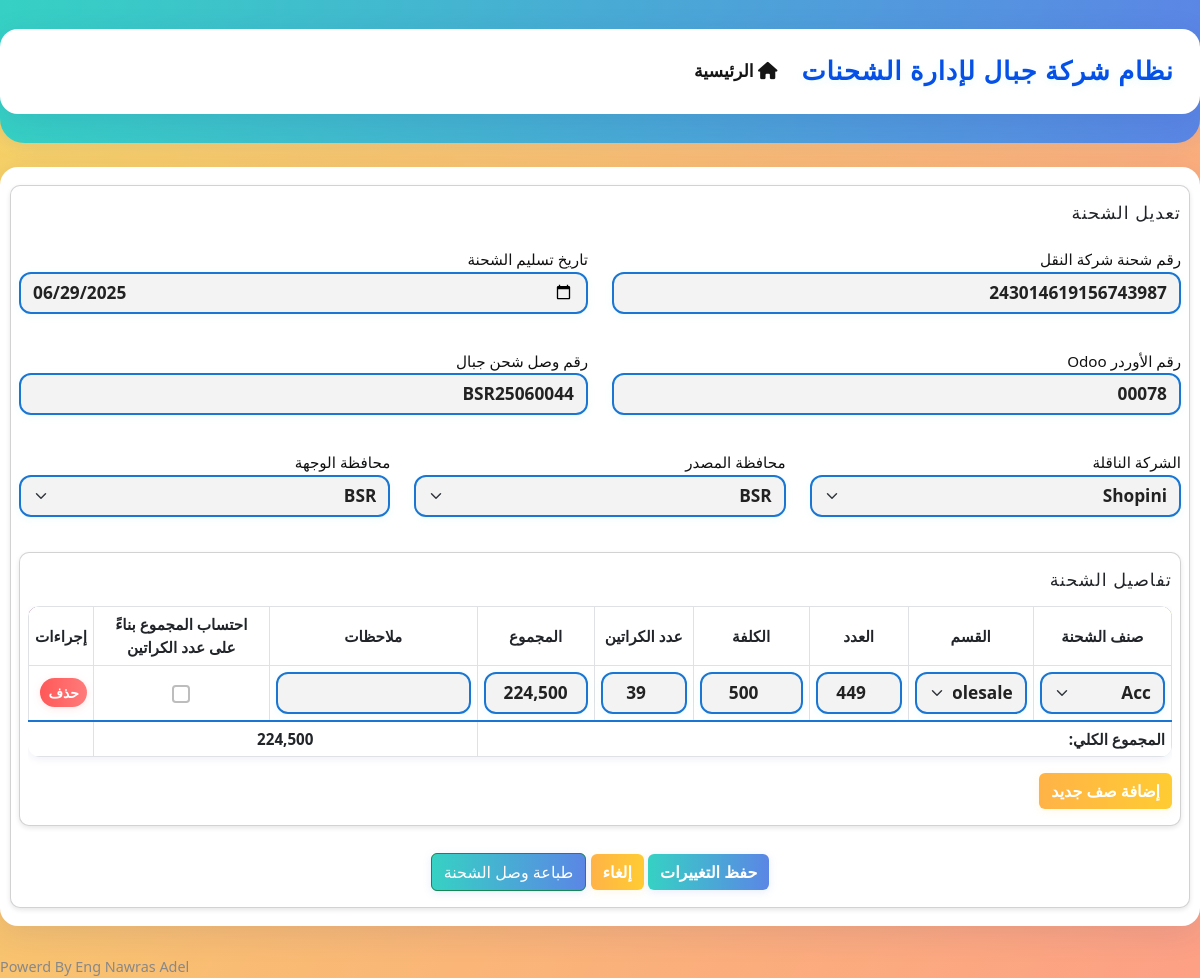
/shipment/96/edit, run on the app's committed database.
### tables this page shows
CREATE TABLE "shipment" (
                id INTEGER PRIMARY KEY AUTOINCREMENT,
                shopiny_number TEXT UNIQUE NOT NULL,
                receipt_number TEXT UNIQUE,
                order_number TEXT,
                delivery_date DATETIME,
                from_governorate TEXT NOT NULL,
                to_governorate TEXT NOT NULL,
                carrier_company TEXT,
                notes TEXT,
                created_at DATETIME DEFAULT CURRENT_TIMESTAMP
            );

CREATE TABLE carrier_company (
                id INTEGER PRIMARY KEY AUTOINCREMENT,
                name TEXT NOT NULL
            );

CREATE TABLE governorate (
                id INTEGER PRIMARY KEY AUTOINCREMENT,
                name TEXT NOT NULL
            );

CREATE TABLE shipment_item (
                id INTEGER PRIMARY KEY AUTOINCREMENT,
                shipment_id INTEGER NOT NULL,
                shipment_type_id INTEGER NOT NULL,
                department_id INTEGER NOT NULL,
                quantity INTEGER NOT NULL,
                cost INTEGER NOT NULL,
                boxes_count INTEGER NOT NULL,
                total INTEGER NOT NULL,
                notes TEXT, use_boxes INTEGER DEFAULT 0,
                FOREIGN KEY (shipment_id) REFERENCES shipment (id) ON DELETE CASCADE,
                FOREIGN KEY (shipment_type_id) REFERENCES shipment_type (id),
                FOREIGN KEY (department_id) REFERENCES department (id)
            );

CREATE TABLE shipment_type (
                id INTEGER PRIMARY KEY AUTOINCREMENT,
                name TEXT NOT NULL
            );

CREATE TABLE department (
                id INTEGER PRIMARY KEY AUTOINCREMENT,
                name TEXT NOT NULL
            );

### app.py (the view, shortened to what this page needs)
@app.route('/shipment/<int:id>/edit', methods=['GET', 'POST'])
def edit_shipment(id):
    with get_db() as db:
        shipment_row = db.execute('''
            SELECT *, datetime(delivery_date) as delivery_date
            FROM shipment
            WHERE id = ?
        ''', [id]).fetchone()
        shipment = dict(shipment_row)
        try:
            if shipment['delivery_date']:
                shipment['delivery_date'] = datetime.strptime(shipment['delivery_date'], '%Y-%m-%d %H:%M:%S')
        except (ValueError, TypeError):
            shipment['delivery_date'] = None
        items = db.execute('''
            SELECT si.*, st.name as type_name, d.name as dept_name
            FROM shipment_item si
            JOIN shipment_type st ON si.shipment_type_id = st.id
            JOIN department d ON si.department_id = d.id
            WHERE si.shipment_id = ?
        ''', [id]).fetchall()
        departments = db.execute('SELECT * FROM department').fetchall()
        carrier_companies = db.execute('SELECT * FROM carrier_company').fetchall()
        shipment_types = db.execute('SELECT * FROM shipment_type').fetchall()
        governorates = db.execute('SELECT * FROM governorate').fetchall()
    return render_template('edit_shipment.html',
                         shipment=shipment,
                         items=items,
                         departments=departments,
                         carrier_companies=carrier_companies,
                         shipment_types=shipment_types,
                         governorates=governorates,
                         form=request.form if request.method == 'POST' else None)

### templates/edit_shipment.html (shortened to what this page needs)
{% extends "base.html" %}
{% block content %}
<div class="card">
    <div class="card-body">
        <h2 class="card-title mb-4">تعديل الشحنة</h2>
        <form method="POST" id="shipmentForm">
            <div class="row mb-3">
                <div class="col-md-6">
                    <div class="mb-3">
                        <label for="shopiny_number" class="form-label">رقم شحنة شركة النقل</label>
                        <input type="text" class="form-control {% if missing and 'shopiny_number' in missing %}is-invalid{% endif %}" id="shopiny_number" name="shopiny_number" value="{{ (form.shopiny_number if form and form.shopiny_number is not none else shipment.shopiny_number) }}" required>
                    </div>
                </div>
                <div class="col-md-6">
                    <div class="mb-3">
                        <label for="delivery_date" class="form-label">تاريخ تسليم الشحنة</label>
                        <input type="date" class="form-control {% if missing and 'delivery_date' in missing %}is-invalid{% endif %}" id="delivery_date" name="delivery_date" value="{{ (form.delivery_date if form and form.delivery_date is not none else (shipment.delivery_date.strftime('%Y-%m-%d') if shipment.delivery_date else '')) }}" required>
                    </div>
                </div>
            </div>
            <div class="row mb-3">
                <div class="col-md-6">
                    <div class="mb-3">
                        <label for="order_number" class="form-label">رقم الأوردر Odoo</label>
                        <input type="text" class="form-control {% if missing and 'order_number' in missing %}is-invalid{% endif %}" id="order_number" name="order_number" value="{{ (form.order_number if form and form.order_number is not none else shipment.order_number) }}">
                    </div>
                </div>
                <div class="col-md-6">
                    <div class="mb-3">
                        <label for="receipt_number" class="form-label">رقم وصل شحن جبال</label>
                        <input type="text" class="form-control {% if missing and 'receipt_number' in missing %}is-invalid{% endif %}" id="receipt_number" name="receipt_number" value="{{ (form.receipt_number if form and form.receipt_number is not none else shipment.receipt_number) }}">
                    </div>
                </div>
            </div>
            <div class="row mb-3">
                <div class="col-md-4">
                    <div class="mb-3">
                        <label for="carrier_company" class="form-label">الشركة الناقلة</label>
                        <select class="form-select {% if missing and 'carrier_company' in missing %}is-invalid{% endif %}" id="carrier_company" name="carrier_company" required>
                            {% for company in carrier_companies %}
                            <option value="{{ company.name }}" {% if (form and form.carrier_company == company.name) or (not form and company.name == shipment.carrier_company) %}selected{% endif %}>{{ company.name }}</option>
                            {% endfor %}
                        </select>
                    </div>
                </div>
                <div class="col-md-4">
                    <div class="mb-3">
                        <label for="source_governorate" class="form-label">محافظة المصدر</label>
                        <select class="form-select {% if missing and 'source_governorate' in missing %}is-invalid{% endif %}" id="source_governorate" name="source_governorate" required>
                            {% for governorate in governorates %}
                            <option value="{{ governorate.name }}" {% if (form and form.source_governorate == governorate.name) or (not form and shipment.from_governorate == governorate.name) %}selected{% endif %}>{{ governorate.name }}</option>
                            {% endfor %}
                        </select>
                    </div>
                </div>
                <div class="col-md-4">
                    <div class="mb-3">
                        <label for="destination_governorate" class="form-label">محافظة الوجهة</label>
                        <select class="form-select {% if missing and 'destination_governorate' in missing %}is-invalid{% endif %}" id="destination_governorate" name="destination_governorate" required>
                            {% for governorate in governorates %}
                            <option value="{{ governorate.name }}" {% if (form and form.destination_governorate == governorate.name) or (not form and shipment.to_governorate == governorate.name) %}selected{% endif %}>{{ governorate.name }}</option>
                            {% endfor %}
                        </select>
                    </div>
                </div>
            </div>
            <div class="card mb-4">
                <div class="card-body">
                    <h4 class="card-title mb-3">تفاصيل الشحنة</h4>
                    <div class="table-responsive">
                        <table class="table table-bordered" id="itemsTable">
                            <thead>
                                <tr>
                                    <th class="text-center">صنف الشحنة</th>
                                    <th class="text-center">القسم</th>
                                    <th class="text-center">العدد</th>
                                    <th class="text-center">الكلفة</th>
                                    <th class="text-center">عدد الكراتين</th>
                                    <th class="text-center">المجموع</th>
                                    <th class="text-center">ملاحظات</th>
                                    <th class="text-center">احتساب المجموع بناءً على عدد الكراتين</th>
                                    <th class="text-center">إجراءات</th>
                                </tr>
                            </thead>
                            <tbody>
                                {% for item in items %}
                                <tr>
                                    <td>
                                        <select class="form-select" name="items[{{ loop.index0 }}][shipment_type_id]" required>
                                            {% for type in shipment_types %}
                                            <option value="{{ type.id }}" {% if type.id == item.shipment_type_id %}selected{% endif %}>
                                                {{ type.name }}
                                            </option>
                                            {% endfor %}
                                        </select>
                                    </td>
                                    <td>
                                        <select class="form-select" name="items[{{ loop.index0 }}][department_id]" required>
                                            {% for dept in departments %}
                                            <option value="{{ dept.id }}" {% if dept.id == item.department_id %}selected{% endif %}>
                                                {{ dept.name }}
                                            </option>
                                            {% endfor %}
                                        </select>
                                    </td>
                                    <td>
                                        <input type="number" class="form-control quantity text-center" name="items[{{ loop.index0 }}][quantity]" value="{{ item.quantity }}" required style="width: 86px; min-width: 0; display: inline-block;">
                                    </td>
                                    <td>
                                        <input type="number" class="form-control cost text-center" name="items[{{ loop.index0 }}][cost]" value="{{ item.cost }}" required style="width: 103px; min-width: 0; display: inline-block;">
                                    </td>
                                    <td>
                                        <input type="number" class="form-control boxes text-center" name="items[{{ loop.index0 }}][boxes_count]" value="{{ item.boxes_count }}" required style="width: 86px; min-width: 0; display: inline-block;">
                                    </td>
                                    <td>
                                        <input type="text" class="form-control total text-center" name="items[{{ loop.index0 }}][total]" value="{{ '{:,}'.format(item.total|int) }}" readonly style="width: 104px; min-width: 0; display: inline-block;">
                                    </td>
                                    <td>
                                        <input type="text" class="form-control" name="items[{{ loop.index0 }}][notes]" value="{{ item.notes }}">
                                    </td>
                                    <td class="text-center">
                                        <input type="checkbox" class="form-check-input use_boxes text-center" name="items[{{ loop.index0 }}][use_boxes]" {% if item.use_boxes %}checked{% endif %} style="width: 18px; height: 18px; min-width: 0;">
                                    </td>
                                    <td>
                                        <button type="button" class="btn btn-danger btn-sm remove-row">حذف</button>
                                    </td>
                                </tr>
                                {% endfor %}
                            </tbody>
                            <tfoot>
                                <tr style="background: linear-gradient(90deg, #e0eafc 0%, #cfdef3 100%); font-weight: bold; font-size: 1.1em; color: #1a237e; border-top: 2px solid #1976d2;">
                                    <td colspan="6" class="text-start">المجموع الكلي:</td>
                                    <td colspan="2" id="items_total_sum" style="text-align:center;">0</td>
                                </tr>
                            </tfoot>
                        </table>
                    </div>
                    <button type="button" class="btn btn-secondary" id="addRow">إضافة صف جديد</button>
                </div>
            </div>
            <div class="text-center">
                <button type="submit" class="btn btn-primary">حفظ التغييرات</button>
                <a href="{{ url_for('index') }}" class="btn btn-secondary">إلغاء</a>
                <button type="button" class="btn btn-success" id="printReceiptBtn">طباعة وصل الشحنة</button>
            </div>
        </form>
    </div>
</div>
{% endblock %}

### data on the page
shipment: shopiny_number "243014619156743987", order_number "00078", receipt_number "BSR25060044", carrier_company "Shopini", source_governorate "BSR", destination_governorate "BSR"
shipment_item: shipment_type.name "Acc", department.name "Wholesale", quantity "449", cost "500", boxes_count "39", total "224,500"
